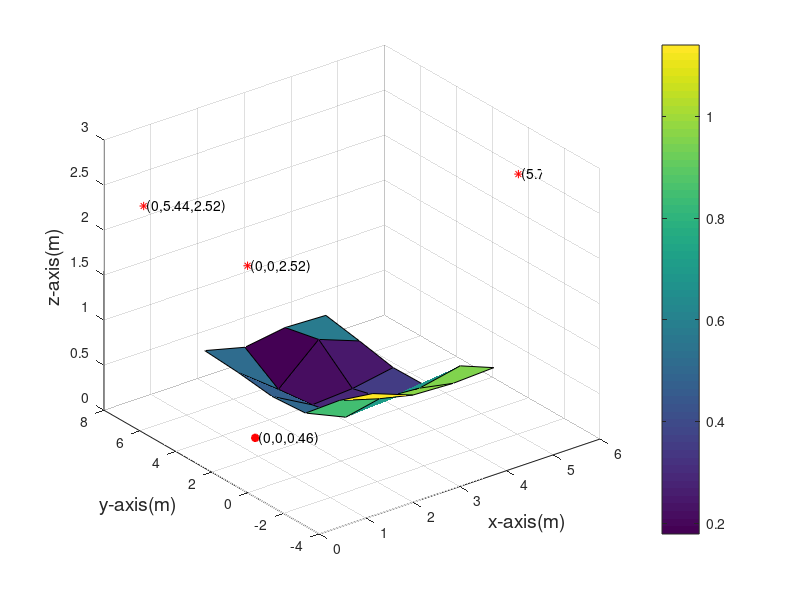

Here is the MATLAB script that generated this plot:
close all;
clear all;
clc;
% dbax = (bx-bx_h)/g;
% Ebax = mean(dbax);
% dbay = (by-by_h)/g;
% Ebay = mean(dbay);
% dbaz = (bz-bz_h)/g;
% Ebaz = mean(dbaz);
% dbgx = (bgx0-bgx_h)*r2d;
% Ebgx = mean(dbgx);
% dbgy = (bgy0-bgy_h)*r2d;
% Ebgy = mean(dbgy);
% dbgz = (bgz0-bgz_h)*r2d;
% Ebgz = mean(dbgz);
% dphi = dq11*r2d;
% Ephi = mean(dphi);
% dtheta = dq21*r2d;
% Etheta = mean(dtheta);
% dpsi = dq31*r2d;
% Epsi = mean(dpsi);

% x = rand(9,2); 
% n = 20; 
% ndx = randperm(numel(x), n); 
% [row,col] = ind2sub(size(x), ndx); 

% x = linspace(-2,2,30);
% y = linspace(-2,2,30);
% [xx,yy] = meshgrid(x,y);
% zz = xx.*exp(-xx.^2-yy.^2);
% mesh(xx,yy,zz);

% x = 1:10;
% y = 11:20;
% z = x'*y;
% c = randi(10,10);
% surf(x,y,z,c)

d2r = (pi/180);
r2d = (180/pi);

xr1 = 0;% in meter
yr1 = 0;% in meter
zr1 = 2.52;% in meter

xr2 = 5.79;
yr2 = 0;
zr2 = 2.52;

% c1
xr3 = 0;% in meter
yr3 = 5.79*cos(0*d2r);% in meter
zr3 = 2.52;
% c2
% xr3 = 4.44;% in meter
% yr3 = 5.79*cos(50*d2r);% in meter
% zr3 = 2.52;
% c3
% xr3 = 5.7;% in meter
% yr3 = 5.79*cos(80*d2r);% in meter
% zr3 = 2.52;

xr4 = 0.41;
yr4 = 0.64;
% c2
zr4 = 0.464;% in meter
% c3
% zr4 = 1.464;% in meter  

x = [1.6 2.46 3.32 4.19];
y = [-2.8 -0.93 0.94 2.81 4.69 6.56];
[xx,yy] = meshgrid(x,y);
% c1
c = [1.1404 0.8491 0.4953 0.4671 0.5166 0.5457 
    0.9727 0.7176 0.2988 0.2221 0.1786 0.4315 
    0.9517 0.6842 0.3508 0.2512 0.5815 0.4992 
    0.973 0.779 0.3384 0.3316 0.412 0.4817]';
% c2
% c = [0.8992 0.4743 0.393 0.3308 0.9293 1.8334 
%     0.63 0.2662 0.1981 0.258 0.884 1.3874 
%     0.3792 0.367 0.4667 0.3435 0.5449 1.1082 
%     0.2221 0.5466 0.5931 0.5154 0.2053 1.0284]';
% c3
% c = [1.606 0.9152 0.4232 0.6616 1.0443 1.4574 
%     1.4305 0.7205 0.6633 0.4561 0.7867 1.1999 
%     0.9721 0.7681 0.6676 0.4761 0.5683 1.1923 
%     0.4648 0.3641 0.5285 0.7395 0.7101 0.9833]';
surf(xx,yy,c);
% view(80,30)
hold on
plot3(xr1,yr1,zr1,'r*',xr2,yr2,zr2,'r*',xr3,yr3,zr3,'r*',xr4,yr4,zr4,'r*','linewidth',2)
xlabel('x-axis(m)','FontSize',14)
ylabel('y-axis(m)','FontSize',14)
zlabel('z-axis(m)','FontSize',14)
text(xr1,yr1,zr1,' (0,0,2.52)')
text(xr2,yr2,zr2,' (5.79,0,2.52)')
text(xr3,yr3,zr3,' (0,5.44,2.52)')
% text(xr3,yr3,zr3,' (4.44,3.72,2.52)')
% text(xr3,yr3,zr3+0.15,' (5.7,1,2.52)')
text(xr4,yr4,zr4,' (0,0,0.46)')
% text(xr4,yr4,zr4,' (0.41,0.64,0.46)')
% text(xr4-1.5,yr4,zr4,' (0.41,0.64,1.46)')
% title(['Anchors distribution with psi=40' char(176) ' phi=20' char(176) ''],'FontSize',18);
cb = colorbar;

c1 = [1.1404 0.8491 0.4953 0.4671 0.5166 0.5457 0.9727 0.7176 0.2988 0.2221 0.1786 0.4315 0.9517 0.6842 0.3508 0.2512 0.5815 0.4992 0.973 0.779 0.3384 0.3316 0.412 0.4817];
c2 = [0.8992 0.4743 0.393 0.3308 0.9293 1.8334 0.63 0.2662 0.1981 0.258 0.884 1.3874 0.3792 0.367 0.4667 0.3435 0.5449 1.1082 0.2221 0.5466 0.5931 0.5154 0.2053 1.0284];
c3 = [1.3698 0.7132 0.1669 0.9016 1.8024 1.236 0.9454 0.6875 0.1925 0.8135 1.4813 1.8194 0.8783 0.7563 0.2325 0.5556 1.3113 2.0363 0.9056 0.6532 0.2665 0.5131 1.0739 1.7982];
c4 = [1.606 0.9152 0.4232 0.6616 1.0443 1.4574 1.4305 0.7205 0.6633 0.4561 0.7867 1.1999 0.9721 0.7681 0.6676 0.4761 0.5683 1.1923 0.4648 0.3641 0.5285 0.7395 0.7101 0.9833];
B = [sort(abs(c1')) sort(abs(c2')) sort(abs(c3')) sort(abs(c4'))];
N = length(B);
number = fix(0.6827*N);
B1 = [B(number,1) B(number,2) B(number,3) B(number,4)]


an1 = [0,0,2.52];
an2 = [5.79,0,2.52];
an3 = [5.79*sin(20*d2r),5.79*cos(20*d2r),2.52];
an4 = [0.41,0.64,0.464];
k = an2-an1;
l = an3-an1;
m = an4-an1;
psi=atan2(norm(cross(k,l)), dot(k,l))*r2d
alpha=atan2(norm(cross(k,m)), dot(k,m))*r2d
beta=atan2(norm(cross(m,l)), dot(m,l))*r2d

%// normal vector to plane ABC 
N = cross(k, l); 
%// angle between plane and line, equals pi/2 - angle between D-E and N 
phi = 90-abs(pi/2 - acos(dot(m, N)/norm(N)/norm(m)))*r2d


% [X,Y,Z] = sphere(19);
% r = 25;
% X2 = X * r;
% Y2 = Y * r;
% Z2 = Z * r;
% surf(X2,Y2,Z2)
% axis equal